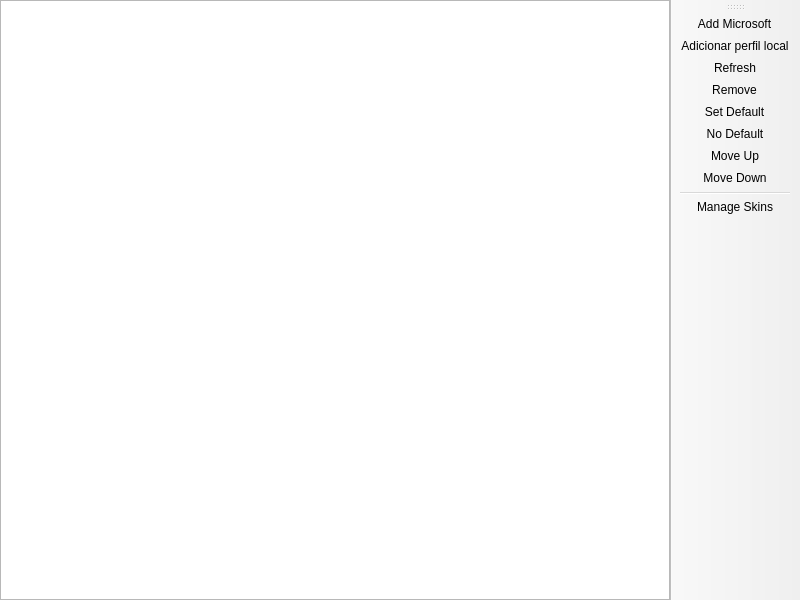
<?xml version="1.0" encoding="UTF-8"?>
<ui version="4.0">
 <class>AccountListPage</class>
 <widget class="QMainWindow" name="AccountListPage">
  <property name="geometry">
   <rect>
    <x>0</x>
    <y>0</y>
    <width>800</width>
    <height>600</height>
   </rect>
  </property>
  <widget class="QWidget" name="centralwidget">
   <layout class="QHBoxLayout" name="horizontalLayout">
    <property name="leftMargin">
     <number>0</number>
    </property>
    <property name="topMargin">
     <number>0</number>
    </property>
    <property name="rightMargin">
     <number>0</number>
    </property>
    <property name="bottomMargin">
     <number>0</number>
    </property>
    <item>
     <widget class="VersionListView" name="listView">
      <property name="alternatingRowColors">
       <bool>true</bool>
      </property>
      <property name="rootIsDecorated">
       <bool>false</bool>
      </property>
      <property name="itemsExpandable">
       <bool>false</bool>
      </property>
      <property name="allColumnsShowFocus">
       <bool>true</bool>
      </property>
      <attribute name="headerStretchLastSection">
       <bool>false</bool>
      </attribute>
     </widget>
    </item>
   </layout>
  </widget>
  <widget class="WideBar" name="toolBar">
   <attribute name="toolBarArea">
    <enum>RightToolBarArea</enum>
   </attribute>
   <attribute name="toolBarBreak">
    <bool>false</bool>
   </attribute>
   <addaction name="actionAddMicrosoft"/>
   <addaction name="actionAddOffline"/>
   <addaction name="actionRefresh"/>
   <addaction name="actionRemove"/>
   <addaction name="actionSetDefault"/>
   <addaction name="actionNoDefault"/>
   <addaction name="actionMoveUp"/>
   <addaction name="actionMoveDown"/>
   <addaction name="separator"/>
   <addaction name="actionManageSkins"/>
  </widget>
  <action name="actionSetDefault">
   <property name="text">
    <string>&amp;Set Default</string>
   </property>
  </action>
  <action name="actionNoDefault">
   <property name="checkable">
    <bool>true</bool>
   </property>
   <property name="text">
    <string>&amp;No Default</string>
   </property>
  </action>
  <action name="actionManageSkins">
   <property name="text">
    <string>&amp;Manage Skins</string>
   </property>
   <property name="toolTip">
    <string>Manage Skins</string>
   </property>
  </action>
  <action name="actionAddMicrosoft">
   <property name="text">
    <string>&amp;Add Microsoft</string>
   </property>
  </action>
  <action name="actionAddOffline">
   <property name="text">
    <string>Adicionar perfil &amp;local</string>
   </property>
  </action>
  <action name="actionRefresh">
   <property name="text">
    <string>&amp;Refresh</string>
   </property>
   <property name="toolTip">
    <string>Refresh the account tokens</string>
   </property>
  </action>
  <action name="actionRemove">
   <property name="text">
    <string>Remo&amp;ve</string>
   </property>
  </action>
  <action name="actionMoveUp">
   <property name="text">
    <string>Move &amp;Up</string>
   </property>
  </action>
  <action name="actionMoveDown">
   <property name="text">
    <string>Move &amp;Down</string>
   </property>
  </action>
 </widget>
 <customwidgets>
  <customwidget>
   <class>VersionListView</class>
   <extends>QTreeView</extends>
   <header>ui/widgets/VersionListView.h</header>
  </customwidget>
  <customwidget>
   <class>WideBar</class>
   <extends>QToolBar</extends>
   <header>ui/widgets/WideBar.h</header>
  </customwidget>
 </customwidgets>
 <resources/>
 <connections/>
</ui>
